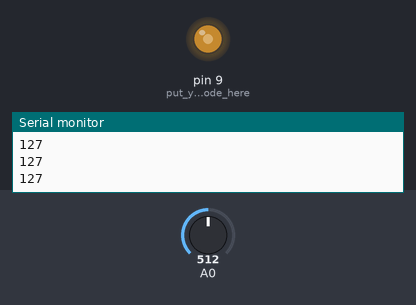
Bench run of a sketch on a simulated Arduino Uno, built with avr-gcc and run on an emulated ATmega328P. Parts: output pins drawn as LEDs (lit = HIGH), the last lines printed to the serial monitor. Inputs (shaded band) come from the test bench; at power-on: A0 = 512.

Above: at 1.2 s.
1.3 s: A0 set to 306
At 2.0 s:
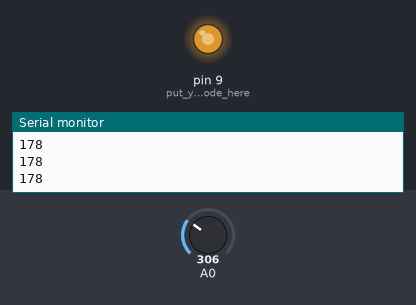
2.8 s: A0 set to 122
At 3.3 s:
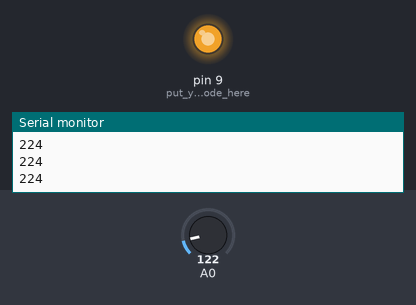
4.3 s: A0 set to 900
At 4.6 s:
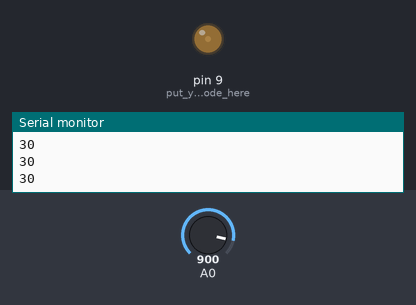
5.8 s: A0 set to 1023
At 6.9 s:
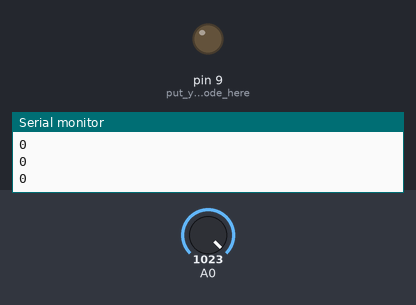
7.3 s: A0 set to 511
At 7.8 s:
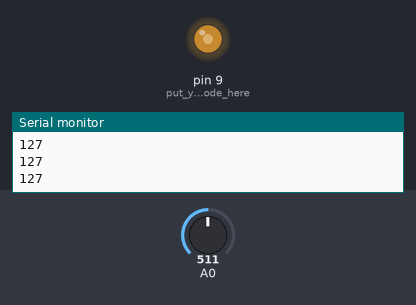
Timing chart, 0 to 9.8 s (numbered marks = the images above; inputs shaded):
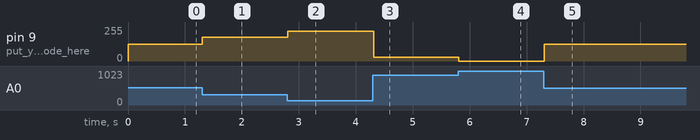

The sketch:

LDR.ino
```cpp
int val;
void setup() {

  Serial.begin(9600);
  pinMode(9, OUTPUT);// put your setup code here, to run once:

}

void loop() {
  val= 1024-analogRead(0);
  val=map(val,0,1023,0,255);
  analogWrite(9, val);
  Serial.println(val);
  delay(15);
  // put your main code here, to run repeatedly:

}
```

Measured:
- after the input at 1.3 s, pin 9 (put_your_setup_code_here): 127/255 → 178/255 at once
- after the input at 2.8 s, pin 9 (put_your_setup_code_here): 178/255 → 224/255 at once
- after the input at 4.3 s, pin 9 (put_your_setup_code_here): 224/255 → 30/255 at once
- after the input at 5.8 s, pin 9 (put_your_setup_code_here): 30/255 → 0/255 at once
- after the input at 7.3 s, pin 9 (put_your_setup_code_here): 0/255 → 127/255 at once
